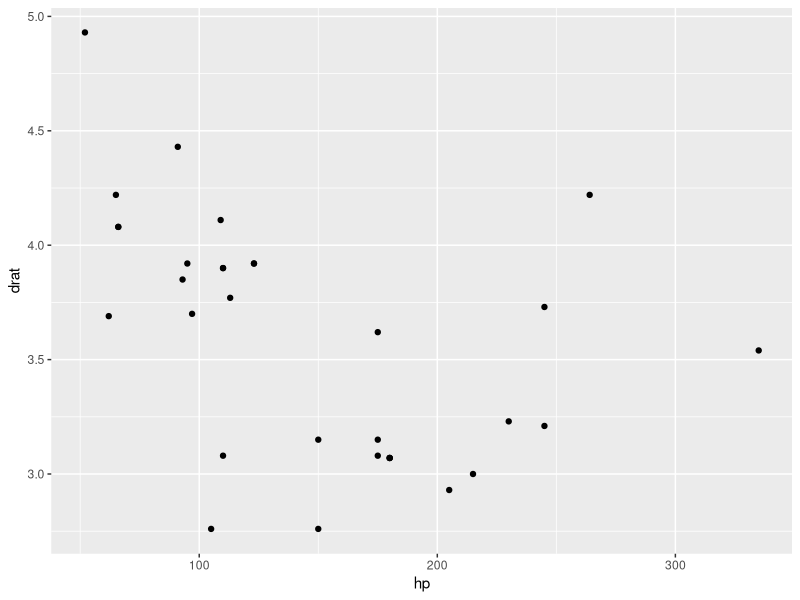

Reproduce this figure in R.
## ---- chunk 1
library('tidyverse')
library('ggplot2')
## ---- chunk 2
summary(mtcars)
## ---- chunk 3
ggplot(data = mtcars, aes (x = hp, y = drat)) + geom_point()
